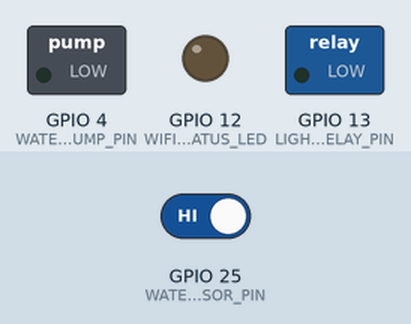
Recording of a program running on a simulated ESP32. Shown: switched loads named in the program (green lamp = pin HIGH), output pins drawn as LEDs (lit = HIGH). Inputs (shaded band) come from the test bench; at power-on: GPIO 25 (WATER_SENSOR_PIN) HIGH. WiFi joins after 1.5 s; servers stay silent unless stated; the local clock reads 2024-03-15 10:24:30 at power-on unless the program sets it; EEPROM starts erased; not simulated (calls return 0 or success): secrets.h.

Above: at 0.6 s.
At 2.1 s:
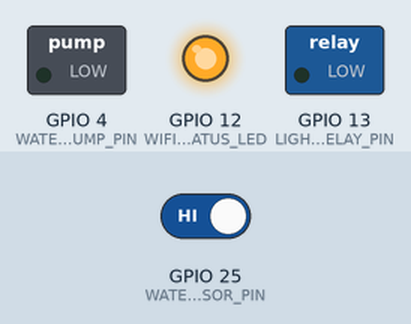
Timing chart, 0 to 3.6 s (numbered marks = the images above):
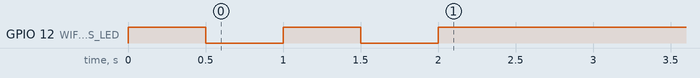

The program:

main.cpp
```cpp
#include <Arduino.h>
#include "wifi_manager.h"
#include "blynk_manager.h"
#include "water_level.h"
#include "light_manager.h"

void setup() {
    Serial.begin(115200);
    setupNetwork();
    setupBlynk();
    setupWaterHardware();
    setupLightHardware();

    if (isNetworkConnected()) {
        syncBlynkSettings();
    }
}

void loop() {
    updateNetworkStatus();
    runBlynk();
    if (isNetworkConnected()) {
        managePump();
        manageLight();
    }

    delay(100);
}
```

blynk_manager.h
```cpp
#ifndef BLYNK_MANAGER_H
#define BLYNK_MANAGER_H

#include <Arduino.h>

void setupBlynk();
void runBlynk();
void syncBlynkSettings();

// Getters so water_level.cpp can read the app's settings
int getPumpMode();
int getDynamicStartHour();
int getDynamicDuration();

#endif
```

light_manager.h
```cpp
#ifndef LIGHT_MANAGER_H
#define LIGHT_MANAGER_H

#include <Arduino.h>

void setupLightHardware();
void manageLight();
void setLightOverride(int value);
void resetLightQuota();


#endif
```

water_level.h
```cpp
#ifndef WATER_LEVEL_H
#define WATER_LEVEL_H
#include <Arduino.h>

void setupWaterHardware();
bool waterNeedsFilling();
bool isFillWindow();
void stopFilling();
void startFilling();
void managePump();

#endif
```

wifi_manager.h
```cpp
#ifndef WIFI_MANAGER_H
#define WIFI_MANAGER_H

#include <Arduino.h>

void setupNetwork();
void updateNetworkStatus();
bool isNetworkConnected();

#endif
```

blynk_manager.cpp
```cpp
#include "blynk_manager.h"
#include "config.h"
#include "secrets.h"
#include "light_manager.h"
#include <WiFi.h>
#include <WiFiClient.h>
#include <BlynkSimpleEsp32.h>

int _pumpMode = 0;

void setupBlynk() {
    Blynk.config(BLYNK_AUTH_TOKEN);
}

void runBlynk() {
    Blynk.run();
}

// Fetch values from the cloud on startup
void syncBlynkSettings() {
    Blynk.syncVirtual(V_PIN_PUMP_MODES);
}

// Virtual Pin Handlers
BLYNK_WRITE(V_PIN_PUMP_MODES) { _pumpMode = param.asInt(); }

// Getter implementations
int getPumpMode() { return _pumpMode; }

// Lights
BLYNK_WRITE(V_PIN_LIGHT_MANUAL) {
    setLightOverride(param.asInt());
}
// Lights Manual Quota Reset
BLYNK_WRITE(V_PIN_LIGHT_RESET) {
    if (param.asInt() == 1) {
        resetLightQuota();
    }
}
```

light_manager.cpp
```cpp
#include "light_manager.h"
#include "config.h"
#include <Preferences.h>
#include <time.h>

Preferences lightPrefs;
unsigned long lastLightUpdateMillis = 0;
unsigned long lastFlashSaveMillis = 0;
int lightOverrideMode = 0;
unsigned int remainingSecondsRAM = 0;

void setupLightHardware() {
    pinMode(LIGHT_RELAY_PIN, OUTPUT);
    digitalWrite(LIGHT_RELAY_PIN, LOW);
    lightPrefs.begin("schedule", false);

    remainingSecondsRAM = lightPrefs.getUInt("seconds", TOTAL_LIGHT_SECONDS);
}

void setLightOverride(int value) {
    lightOverrideMode = value;

    if (lightOverrideMode == 1) {
        digitalWrite(LIGHT_RELAY_PIN, HIGH);
    }
    else if (lightOverrideMode == 2) {
        digitalWrite(LIGHT_RELAY_PIN, LOW);
    }
}

void resetLightQuota() {
    struct tm timeinfo;
    if (!getLocalTime(&timeinfo)) return;

    remainingSecondsRAM = TOTAL_LIGHT_SECONDS;
    lightPrefs.putUInt("seconds", TOTAL_LIGHT_SECONDS);
    lightPrefs.putInt("resetDay", timeinfo.tm_yday);
}

void manageLight() {
    if (lightOverrideMode != 0) return;

    unsigned long currentMillis = millis();

    if (currentMillis - lastLightUpdateMillis >= LIGHT_UPDATE_INTERVAL_MS) {
        lastLightUpdateMillis = currentMillis;

        struct tm timeinfo;
        if (!getLocalTime(&timeinfo)) return;

        int currentMins = timeinfo.tm_hour * 60 + timeinfo.tm_min;
        int startMins = LIGHT_HOUR_START * 60 + LIGHT_MINUTE_START;
        int endMins = LIGHT_HOUR_END * 60 + LIGHT_MINUTE_END;

        // AUTOMATIC RESET: If it's a new day and we have reached or passed the start time, reset quota!
        int lastResetDay = lightPrefs.getInt("resetDay", -1);
        if (timeinfo.tm_yday != lastResetDay && currentMins >= startMins) {
            resetLightQuota();
        }

        bool isInsideWindow = (currentMins >= startMins && currentMins < endMins);

        if (isInsideWindow && remainingSecondsRAM > 0) {
            digitalWrite(LIGHT_RELAY_PIN, HIGH);
            if (remainingSecondsRAM > 0) remainingSecondsRAM--;
        } else {
            digitalWrite(LIGHT_RELAY_PIN, LOW);
        }
    }

    if (currentMillis - lastFlashSaveMillis >= LIGHT_SAVE_INTERVAL_MS) {
        lastFlashSaveMillis = currentMillis;

        unsigned int savedSeconds = lightPrefs.getUInt("seconds", 0);
        if (savedSeconds != remainingSecondsRAM) {
            lightPrefs.putUInt("seconds", remainingSecondsRAM);
        }
    }
}
```

water_level.cpp
```cpp
#include "water_level.h"
#include "config.h"
#include <time.h>
#include "blynk_manager.h"
#include "wifi_manager.h"


void setupWaterHardware() {
    pinMode(WATER_SENSOR_PIN, INPUT_PULLUP);
    pinMode(WATER_PUMP_PIN, OUTPUT);
    digitalWrite(WATER_PUMP_PIN, LOW);
}

bool isFillWindow() {
    struct tm timeinfo;
    if(!getLocalTime(&timeinfo)) return false;

    if (timeinfo.tm_hour == FILL_HOUR_START) {
    if (timeinfo.tm_min >= FILL_MINUTE_START &&
        timeinfo.tm_min < (FILL_MINUTE_START + FILL_DURATION_MINS)) {
                return true;
        }
    }
    return false;
}

void startFilling() {
    digitalWrite(WATER_PUMP_PIN, HIGH);
}

void stopFilling() {
    digitalWrite(WATER_PUMP_PIN, LOW);
}

void managePump() {
    int mode = getPumpMode();
    bool waterLow = (digitalRead(WATER_SENSOR_PIN) == HIGH);

    if (mode == 2) { // FORCE OFF
        stopFilling();
    }
    else if (mode == 1) { // FORCE ON - Runs immediately and stops when water is full
        if (waterLow) {
            startFilling();
        } else {
            stopFilling();
        }
    }
    else { // AUTO - Runs only during the scheduled window if water is low
        if (isFillWindow() && waterLow) {
            startFilling();
        } else {
            stopFilling();
        }
    }
}
```

wifi_manager.cpp
```cpp
#include "wifi_manager.h"
#include "config.h"
#include "secrets.h"
#include <WiFi.h>

void setupNetwork() {
    pinMode(WIFI_STATUS_LED, OUTPUT);
    WiFi.begin(WIFI_SSID, WIFI_PASS);

    while (WiFi.status() != WL_CONNECTED) {
        digitalWrite(WIFI_STATUS_LED, HIGH);
        delay(500);
        digitalWrite(WIFI_STATUS_LED, LOW);
        delay(500);
    }
    digitalWrite(WIFI_STATUS_LED, HIGH);

    configTime(19800, 0, "pool.ntp.org");
}

void updateNetworkStatus() {
    // If we lose connection during operation, start blinking again
    if (WiFi.status() != WL_CONNECTED) {
        digitalWrite(WIFI_STATUS_LED, !digitalRead(WIFI_STATUS_LED));
        delay(500);
    } else {
        digitalWrite(WIFI_STATUS_LED, HIGH);
    }
}

bool isNetworkConnected() {
    return WiFi.status() == WL_CONNECTED;
}
```

config.h
```cpp
#ifndef CONFIG_H
#define CONFIG_H

// Hardware Pins
#define WATER_PUMP_PIN 4
#define WATER_SENSOR_PIN 25
#define WIFI_STATUS_LED 12
#define LIGHT_RELAY_PIN 13

// Pump Schedule
const int FILL_HOUR_START = 16;
const int FILL_MINUTE_START = 35;
const int FILL_DURATION_MINS = 7;

// Light Schedule (10:30 AM to 8:00 PM)
const int LIGHT_HOUR_START = 10;
const int LIGHT_MINUTE_START = 30;
const int LIGHT_HOUR_END = 20;
const int LIGHT_MINUTE_END = 0;

// Light Settings
const unsigned int LIGHT_QUOTA_HOURS = 8;
const unsigned int TOTAL_LIGHT_SECONDS = LIGHT_QUOTA_HOURS * 3600;

const unsigned long LIGHT_UPDATE_INTERVAL_MS = 1000;

const unsigned int LIGHT_SAVE_INTERVAL_MINS = 10;
const unsigned long LIGHT_SAVE_INTERVAL_MS = LIGHT_SAVE_INTERVAL_MINS * 60 * 1000;

// Blynk Virtual Pins
#define V_PIN_PUMP_MODES V0
#define V_PIN_LIGHT_MANUAL V1
#define V_PIN_LIGHT_RESET V2

#endif
```
